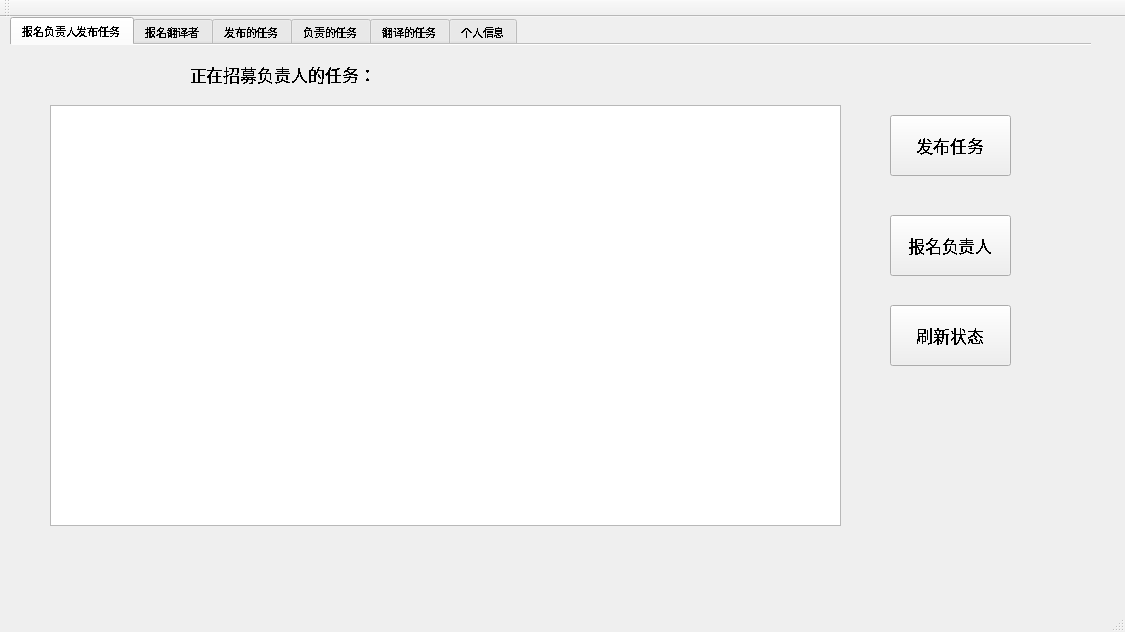
<?xml version="1.0" encoding="UTF-8"?>
<ui version="4.0">
 <class>MainWindow</class>
 <widget class="QMainWindow" name="MainWindow">
  <property name="geometry">
   <rect>
    <x>0</x>
    <y>0</y>
    <width>1125</width>
    <height>632</height>
   </rect>
  </property>
  <property name="sizePolicy">
   <sizepolicy hsizetype="Expanding" vsizetype="Expanding">
    <horstretch>0</horstretch>
    <verstretch>0</verstretch>
   </sizepolicy>
  </property>
  <property name="minimumSize">
   <size>
    <width>461</width>
    <height>555</height>
   </size>
  </property>
  <property name="baseSize">
   <size>
    <width>1</width>
    <height>0</height>
   </size>
  </property>
  <property name="font">
   <font>
    <pointsize>9</pointsize>
   </font>
  </property>
  <property name="windowTitle">
   <string>众包翻译-用户界面</string>
  </property>
  <property name="windowIcon">
   <iconset resource="image.qrc">
    <normaloff>:/timg.jpg</normaloff>:/timg.jpg</iconset>
  </property>
  <widget class="QWidget" name="centralWidget">
   <property name="maximumSize">
    <size>
     <width>16777205</width>
     <height>16777215</height>
    </size>
   </property>
   <property name="inputMethodHints">
    <set>Qt::ImhNone</set>
   </property>
   <widget class="QTabWidget" name="tabWidget">
    <property name="geometry">
     <rect>
      <x>10</x>
      <y>0</y>
      <width>1081</width>
      <height>591</height>
     </rect>
    </property>
    <property name="sizePolicy">
     <sizepolicy hsizetype="Expanding" vsizetype="Expanding">
      <horstretch>0</horstretch>
      <verstretch>0</verstretch>
     </sizepolicy>
    </property>
    <property name="minimumSize">
     <size>
      <width>0</width>
      <height>0</height>
     </size>
    </property>
    <property name="maximumSize">
     <size>
      <width>1081</width>
      <height>591</height>
     </size>
    </property>
    <property name="baseSize">
     <size>
      <width>0</width>
      <height>0</height>
     </size>
    </property>
    <property name="font">
     <font>
      <family>Adobe Devanagari</family>
      <pointsize>8</pointsize>
      <weight>50</weight>
      <bold>false</bold>
      <stylestrategy>NoAntialias</stylestrategy>
      <kerning>true</kerning>
     </font>
    </property>
    <property name="tabletTracking">
     <bool>false</bool>
    </property>
    <property name="styleSheet">
     <string notr="true">QTabBar::tab{width:100}

QTabBar::tab{height:40}rgb(85, 170, 0)</string>
    </property>
    <property name="tabPosition">
     <enum>QTabWidget::North</enum>
    </property>
    <property name="tabShape">
     <enum>QTabWidget::Rounded</enum>
    </property>
    <property name="currentIndex">
     <number>0</number>
    </property>
    <property name="iconSize">
     <size>
      <width>16</width>
      <height>16</height>
     </size>
    </property>
    <property name="elideMode">
     <enum>Qt::ElideNone</enum>
    </property>
    <property name="usesScrollButtons">
     <bool>true</bool>
    </property>
    <property name="documentMode">
     <bool>true</bool>
    </property>
    <property name="tabsClosable">
     <bool>false</bool>
    </property>
    <property name="tabBarAutoHide">
     <bool>false</bool>
    </property>
    <widget class="QWidget" name="tMainPage">
     <attribute name="title">
      <string>报名负责人发布任务</string>
     </attribute>
     <widget class="QPushButton" name="bLaunchTask">
      <property name="geometry">
       <rect>
        <x>880</x>
        <y>70</y>
        <width>121</width>
        <height>61</height>
       </rect>
      </property>
      <property name="font">
       <font>
        <pointsize>13</pointsize>
       </font>
      </property>
      <property name="text">
       <string>发布任务</string>
      </property>
     </widget>
     <widget class="QTableWidget" name="twApingMa">
      <property name="geometry">
       <rect>
        <x>40</x>
        <y>60</y>
        <width>791</width>
        <height>421</height>
       </rect>
      </property>
     </widget>
     <widget class="QLabel" name="label_2">
      <property name="geometry">
       <rect>
        <x>180</x>
        <y>14</y>
        <width>271</width>
        <height>31</height>
       </rect>
      </property>
      <property name="font">
       <font>
        <pointsize>13</pointsize>
       </font>
      </property>
      <property name="text">
       <string>正在招募负责人的任务：</string>
      </property>
     </widget>
     <widget class="QPushButton" name="bApManager">
      <property name="geometry">
       <rect>
        <x>880</x>
        <y>170</y>
        <width>121</width>
        <height>61</height>
       </rect>
      </property>
      <property name="font">
       <font>
        <pointsize>13</pointsize>
       </font>
      </property>
      <property name="text">
       <string>报名负责人</string>
      </property>
     </widget>
     <widget class="QPushButton" name="bRefreshMain">
      <property name="geometry">
       <rect>
        <x>880</x>
        <y>260</y>
        <width>121</width>
        <height>61</height>
       </rect>
      </property>
      <property name="font">
       <font>
        <pointsize>13</pointsize>
       </font>
      </property>
      <property name="text">
       <string>刷新状态</string>
      </property>
     </widget>
    </widget>
    <widget class="QWidget" name="tab">
     <attribute name="title">
      <string>报名翻译者</string>
     </attribute>
     <widget class="QLabel" name="label_3">
      <property name="geometry">
       <rect>
        <x>160</x>
        <y>10</y>
        <width>321</width>
        <height>41</height>
       </rect>
      </property>
      <property name="font">
       <font>
        <pointsize>15</pointsize>
       </font>
      </property>
      <property name="text">
       <string>正在招募译者的任务：</string>
      </property>
     </widget>
     <widget class="QPushButton" name="bApTranslator">
      <property name="geometry">
       <rect>
        <x>840</x>
        <y>170</y>
        <width>121</width>
        <height>61</height>
       </rect>
      </property>
      <property name="font">
       <font>
        <pointsize>13</pointsize>
       </font>
      </property>
      <property name="text">
       <string>报名译者</string>
      </property>
     </widget>
     <widget class="QTableWidget" name="twApingTr">
      <property name="geometry">
       <rect>
        <x>20</x>
        <y>60</y>
        <width>801</width>
        <height>441</height>
       </rect>
      </property>
     </widget>
     <widget class="QPushButton" name="bRefreshMain_2">
      <property name="geometry">
       <rect>
        <x>840</x>
        <y>240</y>
        <width>121</width>
        <height>61</height>
       </rect>
      </property>
      <property name="font">
       <font>
        <pointsize>13</pointsize>
       </font>
      </property>
      <property name="text">
       <string>刷新状态</string>
      </property>
     </widget>
    </widget>
    <widget class="QWidget" name="tLaunch">
     <property name="sizePolicy">
      <sizepolicy hsizetype="Preferred" vsizetype="Preferred">
       <horstretch>0</horstretch>
       <verstretch>0</verstretch>
      </sizepolicy>
     </property>
     <property name="inputMethodHints">
      <set>Qt::ImhNone</set>
     </property>
     <attribute name="title">
      <string>发布的任务</string>
     </attribute>
     <widget class="QTableWidget" name="twMyLTask">
      <property name="geometry">
       <rect>
        <x>40</x>
        <y>60</y>
        <width>821</width>
        <height>381</height>
       </rect>
      </property>
     </widget>
     <widget class="QLabel" name="label">
      <property name="geometry">
       <rect>
        <x>360</x>
        <y>10</y>
        <width>181</width>
        <height>31</height>
       </rect>
      </property>
      <property name="text">
       <string>我发布的任务</string>
      </property>
     </widget>
     <widget class="QPushButton" name="bGetApply">
      <property name="geometry">
       <rect>
        <x>880</x>
        <y>70</y>
        <width>191</width>
        <height>61</height>
       </rect>
      </property>
      <property name="font">
       <font>
        <pointsize>11</pointsize>
       </font>
      </property>
      <property name="text">
       <string>查询负责人报名情况</string>
      </property>
     </widget>
     <widget class="QPushButton" name="bRefreshMyLtask">
      <property name="geometry">
       <rect>
        <x>90</x>
        <y>460</y>
        <width>121</width>
        <height>51</height>
       </rect>
      </property>
      <property name="font">
       <font>
        <pointsize>11</pointsize>
       </font>
      </property>
      <property name="text">
       <string>刷新任务状态</string>
      </property>
     </widget>
     <widget class="QPushButton" name="bGetFinalTranslation">
      <property name="geometry">
       <rect>
        <x>880</x>
        <y>160</y>
        <width>191</width>
        <height>61</height>
       </rect>
      </property>
      <property name="font">
       <font>
        <pointsize>11</pointsize>
       </font>
      </property>
      <property name="text">
       <string>查询最终翻译稿</string>
      </property>
     </widget>
    </widget>
    <widget class="QWidget" name="tManage">
     <property name="sizePolicy">
      <sizepolicy hsizetype="Expanding" vsizetype="Preferred">
       <horstretch>0</horstretch>
       <verstretch>0</verstretch>
      </sizepolicy>
     </property>
     <attribute name="title">
      <string>负责的任务</string>
     </attribute>
     <widget class="QTableWidget" name="twMyMTask">
      <property name="geometry">
       <rect>
        <x>40</x>
        <y>50</y>
        <width>821</width>
        <height>381</height>
       </rect>
      </property>
     </widget>
     <widget class="QPushButton" name="bGetTransApply">
      <property name="geometry">
       <rect>
        <x>880</x>
        <y>60</y>
        <width>191</width>
        <height>71</height>
       </rect>
      </property>
      <property name="font">
       <font>
        <pointsize>11</pointsize>
       </font>
      </property>
      <property name="text">
       <string>查询翻译人报名情况</string>
      </property>
     </widget>
     <widget class="QPushButton" name="bRefreshMyMtask">
      <property name="geometry">
       <rect>
        <x>100</x>
        <y>460</y>
        <width>131</width>
        <height>51</height>
       </rect>
      </property>
      <property name="font">
       <font>
        <pointsize>11</pointsize>
       </font>
      </property>
      <property name="text">
       <string>刷新任务状态</string>
      </property>
     </widget>
     <widget class="QLabel" name="label_4">
      <property name="geometry">
       <rect>
        <x>300</x>
        <y>10</y>
        <width>181</width>
        <height>31</height>
       </rect>
      </property>
      <property name="text">
       <string>我负责的任务</string>
      </property>
     </widget>
     <widget class="QPushButton" name="bsetTddl">
      <property name="geometry">
       <rect>
        <x>880</x>
        <y>150</y>
        <width>191</width>
        <height>61</height>
       </rect>
      </property>
      <property name="font">
       <font>
        <pointsize>10</pointsize>
       </font>
      </property>
      <property name="text">
       <string>设置译者报名截止日期</string>
      </property>
     </widget>
     <widget class="QPushButton" name="bFindTranslator">
      <property name="geometry">
       <rect>
        <x>880</x>
        <y>230</y>
        <width>191</width>
        <height>51</height>
       </rect>
      </property>
      <property name="font">
       <font>
        <pointsize>12</pointsize>
       </font>
      </property>
      <property name="text">
       <string>查询最终翻译人</string>
      </property>
     </widget>
     <widget class="QPushButton" name="bFinalSubmit">
      <property name="geometry">
       <rect>
        <x>880</x>
        <y>310</y>
        <width>181</width>
        <height>51</height>
       </rect>
      </property>
      <property name="font">
       <font>
        <pointsize>12</pointsize>
       </font>
      </property>
      <property name="text">
       <string>整合任务并上传</string>
      </property>
     </widget>
    </widget>
    <widget class="QWidget" name="tTranMission">
     <attribute name="title">
      <string>翻译的任务</string>
     </attribute>
     <widget class="QPushButton" name="bRefreshMyTtask">
      <property name="geometry">
       <rect>
        <x>80</x>
        <y>470</y>
        <width>121</width>
        <height>51</height>
       </rect>
      </property>
      <property name="font">
       <font>
        <pointsize>12</pointsize>
       </font>
      </property>
      <property name="text">
       <string>刷新</string>
      </property>
     </widget>
     <widget class="QTableWidget" name="twMyTTask">
      <property name="geometry">
       <rect>
        <x>20</x>
        <y>60</y>
        <width>821</width>
        <height>381</height>
       </rect>
      </property>
     </widget>
     <widget class="QLabel" name="label_5">
      <property name="geometry">
       <rect>
        <x>280</x>
        <y>20</y>
        <width>181</width>
        <height>31</height>
       </rect>
      </property>
      <property name="text">
       <string>我翻译的任务</string>
      </property>
     </widget>
     <widget class="QPushButton" name="bGetTransTask">
      <property name="geometry">
       <rect>
        <x>860</x>
        <y>70</y>
        <width>191</width>
        <height>71</height>
       </rect>
      </property>
      <property name="font">
       <font>
        <pointsize>11</pointsize>
       </font>
      </property>
      <property name="text">
       <string>查看翻译情况</string>
      </property>
     </widget>
    </widget>
    <widget class="QWidget" name="tPersonInfo">
     <attribute name="title">
      <string>个人信息</string>
     </attribute>
     <widget class="QListView" name="lInfo">
      <property name="geometry">
       <rect>
        <x>690</x>
        <y>50</y>
        <width>351</width>
        <height>401</height>
       </rect>
      </property>
     </widget>
     <widget class="QPushButton" name="bReturn">
      <property name="geometry">
       <rect>
        <x>120</x>
        <y>400</y>
        <width>151</width>
        <height>51</height>
       </rect>
      </property>
      <property name="font">
       <font>
        <pointsize>12</pointsize>
       </font>
      </property>
      <property name="text">
       <string>退出登录</string>
      </property>
     </widget>
     <widget class="QPushButton" name="bEditpasswd">
      <property name="geometry">
       <rect>
        <x>330</x>
        <y>400</y>
        <width>141</width>
        <height>51</height>
       </rect>
      </property>
      <property name="font">
       <font>
        <pointsize>12</pointsize>
       </font>
      </property>
      <property name="text">
       <string>修改密码</string>
      </property>
     </widget>
     <widget class="QLabel" name="label_8">
      <property name="geometry">
       <rect>
        <x>150</x>
        <y>300</y>
        <width>400</width>
        <height>40</height>
       </rect>
      </property>
      <property name="font">
       <font>
        <family>微软雅黑</family>
        <pointsize>11</pointsize>
       </font>
      </property>
      <property name="text">
       <string>wen-y18@mails.tsinghua.edu.cn</string>
      </property>
      <property name="alignment">
       <set>Qt::AlignCenter</set>
      </property>
     </widget>
     <widget class="QLabel" name="label_7">
      <property name="geometry">
       <rect>
        <x>150</x>
        <y>260</y>
        <width>400</width>
        <height>41</height>
       </rect>
      </property>
      <property name="font">
       <font>
        <family>微软雅黑</family>
        <pointsize>11</pointsize>
       </font>
      </property>
      <property name="text">
       <string>文言     2018010516</string>
      </property>
      <property name="alignment">
       <set>Qt::AlignCenter</set>
      </property>
     </widget>
     <widget class="QLabel" name="label_6">
      <property name="geometry">
       <rect>
        <x>290</x>
        <y>200</y>
        <width>100</width>
        <height>30</height>
       </rect>
      </property>
      <property name="font">
       <font>
        <family>微软雅黑</family>
        <pointsize>12</pointsize>
       </font>
      </property>
      <property name="text">
       <string> 设计者</string>
      </property>
      <property name="alignment">
       <set>Qt::AlignCenter</set>
      </property>
     </widget>
     <widget class="QLabel" name="label_9">
      <property name="geometry">
       <rect>
        <x>40</x>
        <y>80</y>
        <width>600</width>
        <height>61</height>
       </rect>
      </property>
      <property name="font">
       <font>
        <family>微软雅黑</family>
        <pointsize>20</pointsize>
       </font>
      </property>
      <property name="text">
       <string>众包协作翻译平台</string>
      </property>
      <property name="alignment">
       <set>Qt::AlignCenter</set>
      </property>
     </widget>
     <widget class="QLabel" name="label_10">
      <property name="geometry">
       <rect>
        <x>190</x>
        <y>140</y>
        <width>300</width>
        <height>40</height>
       </rect>
      </property>
      <property name="font">
       <font>
        <family>微软雅黑</family>
        <pointsize>13</pointsize>
       </font>
      </property>
      <property name="text">
       <string>C++程序设计与训练</string>
      </property>
      <property name="alignment">
       <set>Qt::AlignCenter</set>
      </property>
     </widget>
     <widget class="QPushButton" name="bAddAmount">
      <property name="geometry">
       <rect>
        <x>500</x>
        <y>400</y>
        <width>131</width>
        <height>51</height>
       </rect>
      </property>
      <property name="font">
       <font>
        <pointsize>12</pointsize>
       </font>
      </property>
      <property name="text">
       <string>充值</string>
      </property>
     </widget>
    </widget>
   </widget>
  </widget>
  <widget class="QMenuBar" name="menuBar">
   <property name="geometry">
    <rect>
     <x>0</x>
     <y>0</y>
     <width>1125</width>
     <height>26</height>
    </rect>
   </property>
  </widget>
  <widget class="QToolBar" name="mainToolBar">
   <attribute name="toolBarArea">
    <enum>TopToolBarArea</enum>
   </attribute>
   <attribute name="toolBarBreak">
    <bool>false</bool>
   </attribute>
  </widget>
  <widget class="QStatusBar" name="statusBar"/>
 </widget>
 <layoutdefault spacing="6" margin="11"/>
 <resources>
  <include location="image.qrc"/>
 </resources>
 <connections/>
</ui>
